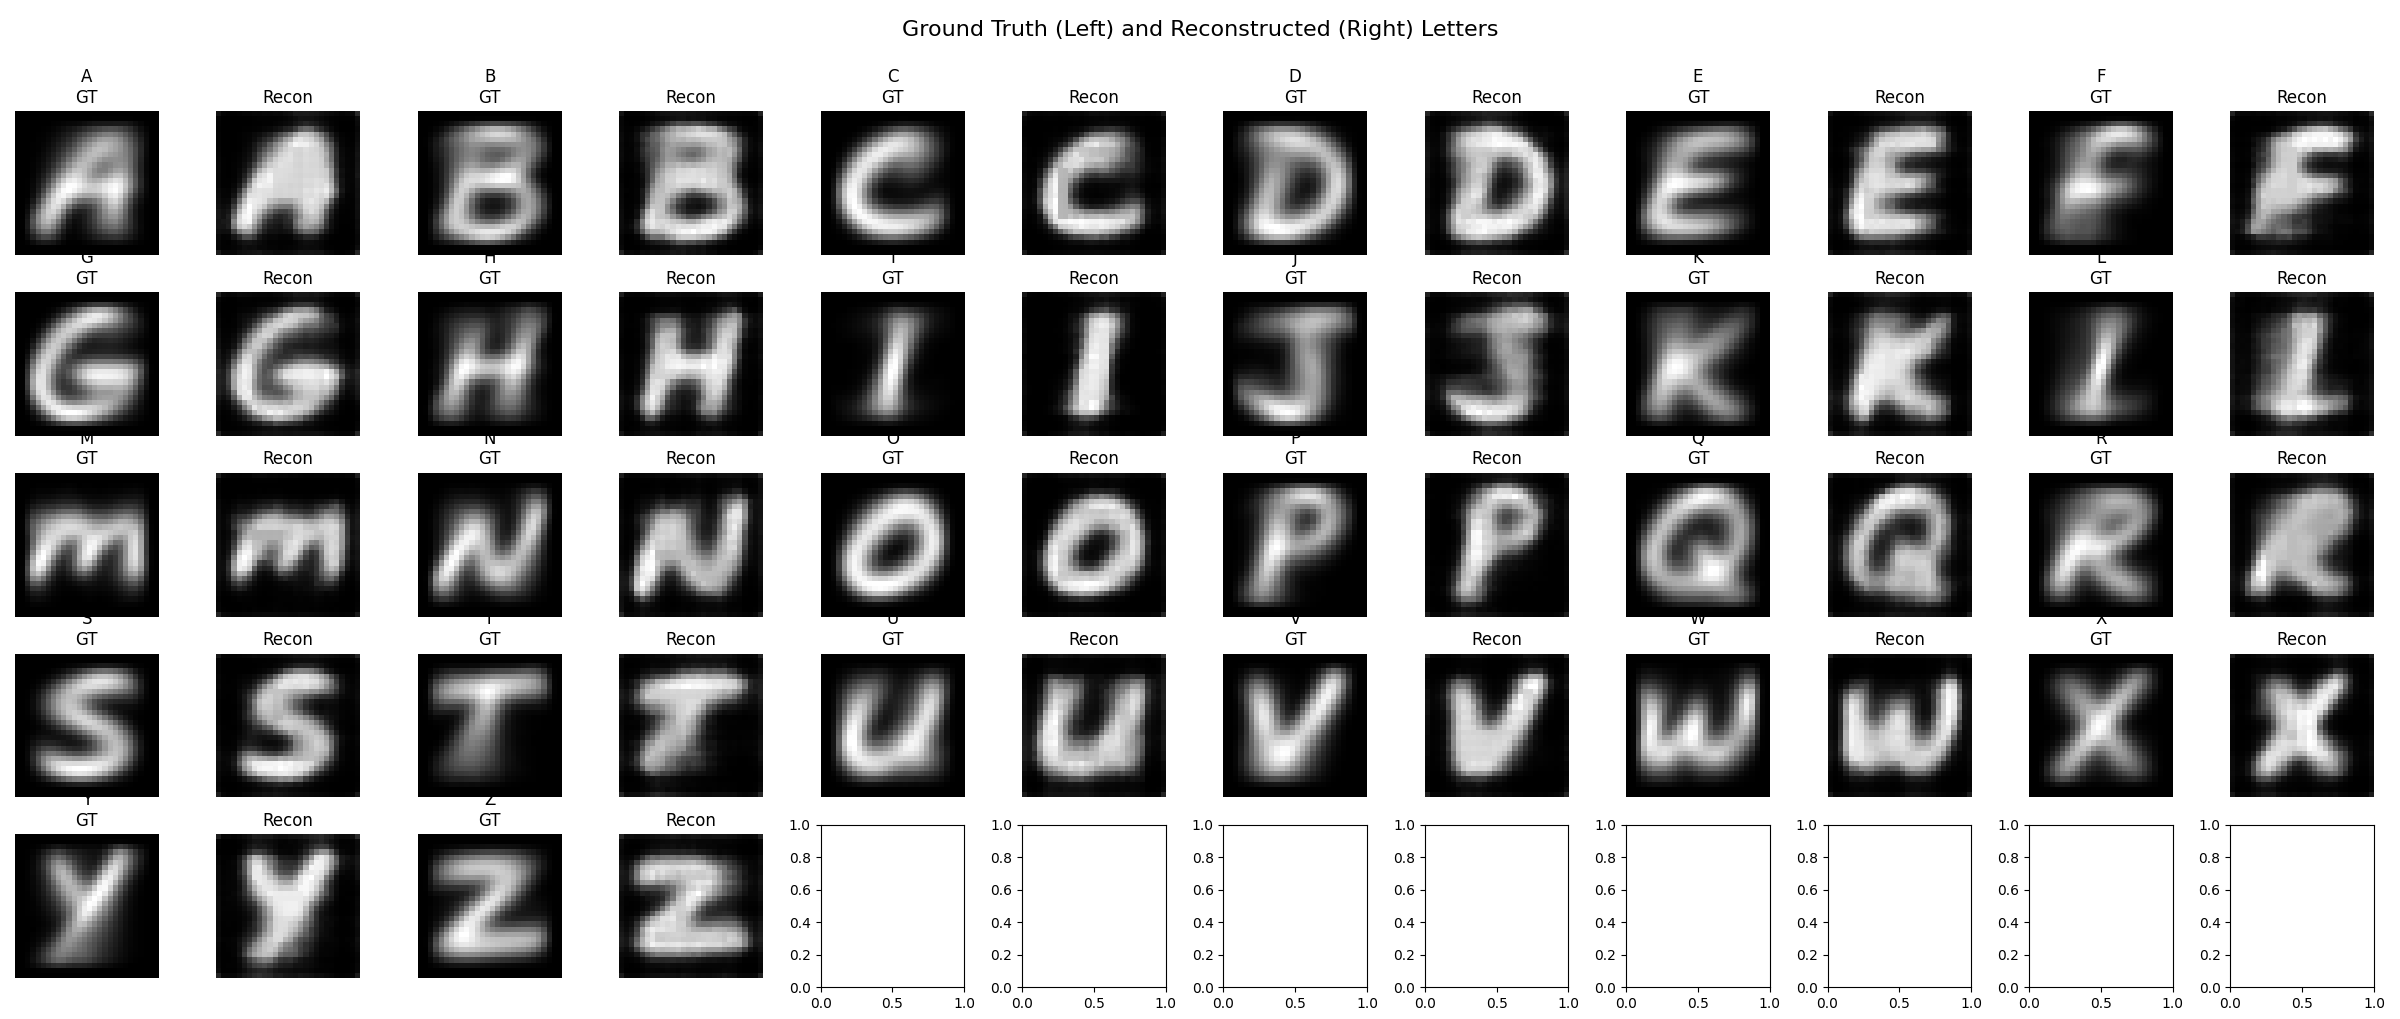

Source code (Python):
"""
### Black Box Label-only Model Inversion Attack on the EMNIST Dataset

This script demonstrates a **model inversion attack** on a trained neural network model. The goal of the attack is to reconstruct input images based on the model's output probabilities (i.e., the confidence vector). The dataset used is the EMNIST dataset (Extended MNIST), specifically the balanced version containing capital letters A-Z.

Steps of the attack:
1. **Loading and Preprocessing the Dataset**: The EMNIST dataset is loaded, filtered to include only capital letters (A-Z), and split into training and test datasets. It then gets split again into two parts: one for the target model and one for the attack.
2. **Target Model Training**: A target model (a Convolutional Neural Network) is trained on the first part of the training data to classify the letters A-Z.
3. **Attacker Setup**: The second part of the training data (the auxiliary set) is used to estimate the target model's behavior and create a shadow model to help guide the attack.
4. **Model Inversion**: Based on the confidence vector from the target model, an attack model is trained to reconstruct the original images corresponding to each label (A-Z).
5. **Reconstruction and Visualization**: The reconstructed images are compared to the ground truth images to visualize the effectiveness of the attack.

"""

import numpy as np
import matplotlib.pyplot as plt
import tensorflow as tf
from tensorflow.keras import layers, models
from sklearn.linear_model import LogisticRegression
from scipy.stats import norm
import random
import tensorflow_datasets as tfds

# --- Step 1: Load and Process EMNIST Dataset ---
ds_train = tfds.load('emnist/balanced', split='train', as_supervised=True)
ds_test = tfds.load('emnist/balanced', split='test', as_supervised=True)

def convert_to_numpy(ds):
    x, y = [], []
    for img, label in tfds.as_numpy(ds):
        x.append(np.array(img))
        y.append(label)
    x = np.array(x).astype('float32') / 255.
    x = np.expand_dims(x, -1)
    y = np.array(y)
    return x, y

x_train_all, y_train_all = convert_to_numpy(ds_train)
x_test_all, y_test_all = convert_to_numpy(ds_test)

# Keep only capital letters A-Z: 10-35
def filter_letters(x, y):
    mask = (y >= 10) & (y <= 35)
    return x[mask], y[mask] - 10

x_train_all, y_train_all = filter_letters(x_train_all, y_train_all)
x_test_all, y_test_all = filter_letters(x_test_all, y_test_all)
num_classes = 26

np.random.seed(42)
perm = np.random.permutation(len(x_train_all))
split = len(x_train_all) // 2

x_target_train, y_target_train = x_train_all[perm[:split]], y_train_all[perm[:split]]
x_aux, y_aux = x_train_all[perm[split:]], y_train_all[perm[split:]]

# --- Step 2: Define and Train Target Model ---
def create_target_model():
    model = models.Sequential([
        layers.Input(shape=(28, 28, 1)),
        layers.Conv2D(32, 3, activation='relu'),
        layers.Conv2D(64, 3, activation='relu'),
        layers.MaxPooling2D(),
        layers.Flatten(),
        layers.Dense(128, activation='relu'),
        layers.Dense(num_classes)
    ])
    return model

T = create_target_model()
T.compile(optimizer='adam',
          loss=tf.keras.losses.SparseCategoricalCrossentropy(from_logits=True),
          metrics=['accuracy'])
T.fit(x_target_train, y_target_train, epochs=3, batch_size=64, verbose=1)

# --- Step 3: Attacker Setup ---
def estimate_error_rate(model, D_aux, label, sigma=0.3):
    noisy = D_aux + sigma * np.random.randn(*D_aux.shape)
    noisy = np.clip(noisy, 0, 1)
    logits = model.predict(noisy, verbose=0)
    preds = np.argmax(logits, axis=1)
    return 1 - (np.sum(preds == label) / len(preds))

def compute_distance_from_error(mu, sigma=0.3):
    return -sigma * norm.ppf(mu)

def create_attack_model():
    model = models.Sequential([
        layers.Input(shape=(num_classes,)),
        layers.Dense(128, activation='relu'),
        layers.Dense(7*7*32, activation='relu'),
        layers.Reshape((7, 7, 32)),
        layers.Conv2DTranspose(64, 4, strides=2, padding='same', activation='relu'),
        layers.Conv2DTranspose(1, 4, strides=2, padding='same', activation='sigmoid')
    ])
    return model

# --- Step 4: Attack Model Train ---
def train_attack_model(attack_model, confidence_vector, D_aux, epochs=200):
    for _ in range(epochs):
        i = np.random.randint(0, len(D_aux))
        img = np.expand_dims(D_aux[i], axis=0)
        vec = np.expand_dims(confidence_vector, axis=0)
        attack_model.train_on_batch(vec, img)

# --- Step 5: Reconstruction and Visualization ---
label_to_letter = {i: chr(ord('A') + i) for i in range(num_classes)}

num_letters_per_row = 6
num_pairs = (num_classes + num_letters_per_row - 1) // num_letters_per_row
fig, axs = plt.subplots(num_pairs, num_letters_per_row * 2, figsize=(2 * num_letters_per_row * 2, 2.5 * num_pairs))
fig.suptitle("Ground Truth (Left) and Reconstructed (Right) Letters", fontsize=16)

def fix_emnist_image(img):
    return np.transpose(img, (1, 0))

for label in range(num_classes):
    print(f"\n🔍 Reconstructing letter: {label_to_letter[label]}")
    aux_indices = np.where(y_aux == label)[0][:100]
    if len(aux_indices) == 0:
        print(f"⚠️  No auxiliary data for label {label_to_letter[label]}")
        continue
    D_aux = x_aux[aux_indices]

    ground_truth_mean = np.mean(x_target_train[y_target_train == label], axis=0).squeeze()
    error_rate = estimate_error_rate(T, D_aux, label)
    d = compute_distance_from_error(error_rate)

    def get_shadow_data(D_aux, n_neg=100):
        X_pos = D_aux.reshape(len(D_aux), -1)
        y_pos = np.ones(len(D_aux))
        neg_samples = []
        while len(neg_samples) < n_neg:
            i = random.randint(0, len(x_aux) - 1)
            if y_aux[i] != label:
                neg_samples.append(x_aux[i])
        X_neg = np.array(neg_samples).reshape(n_neg, -1)
        y_neg = np.zeros(n_neg)
        X = np.vstack((X_pos, X_neg))
        y = np.concatenate((y_pos, y_neg))
        return X, y

    X_shadow, y_shadow = get_shadow_data(D_aux)
    shadow_model = LogisticRegression(max_iter=1000)
    shadow_model.fit(X_shadow, y_shadow)

    w = shadow_model.coef_[0]
    norm_w = np.linalg.norm(w)
    score = 1 / (1 + np.exp(d * norm_w))

    confidence_vector = np.ones(num_classes) * ((1 - score) / (num_classes - 1))
    confidence_vector[label] = score
    confidence_vector = confidence_vector.astype('float32')

    attack_model = create_attack_model()
    attack_model.compile(optimizer='adam', loss='mse')
    train_attack_model(attack_model, confidence_vector, D_aux)

    recon = attack_model.predict(np.expand_dims(confidence_vector, axis=0), verbose=0)[0, :, :, 0]

    row = label // num_letters_per_row
    col_base = (label % num_letters_per_row) * 2

    axs[row, col_base].imshow(fix_emnist_image(ground_truth_mean), cmap='gray')
    axs[row, col_base].set_title(f"{label_to_letter[label]}\nGT")
    axs[row, col_base].axis('off')

    axs[row, col_base + 1].imshow(fix_emnist_image(recon), cmap='gray')
    axs[row, col_base + 1].set_title("Recon")
    axs[row, col_base + 1].axis('off')

plt.tight_layout()
plt.subplots_adjust(top=0.90)
plt.show()
